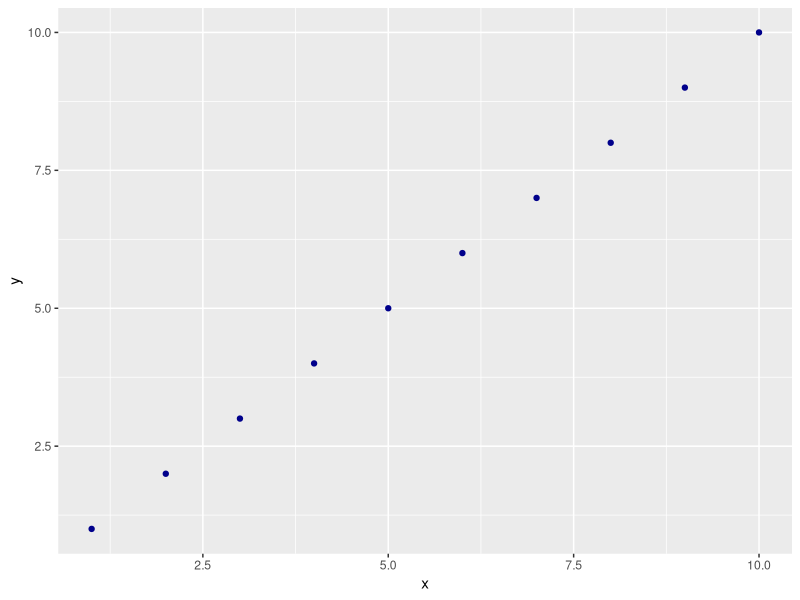

Write R code to recreate this figure.
## ---- chunk 1
1 + 1
## ---- chunk 2
#| echo: false
2 * 2
## ---- chunk 3
library(ggplot2)
mydata<-data.frame(x=1:10,y=1:10)

ggplot(mydata,aes(x=x,y=y))+
  geom_point(colour="darkblue")
